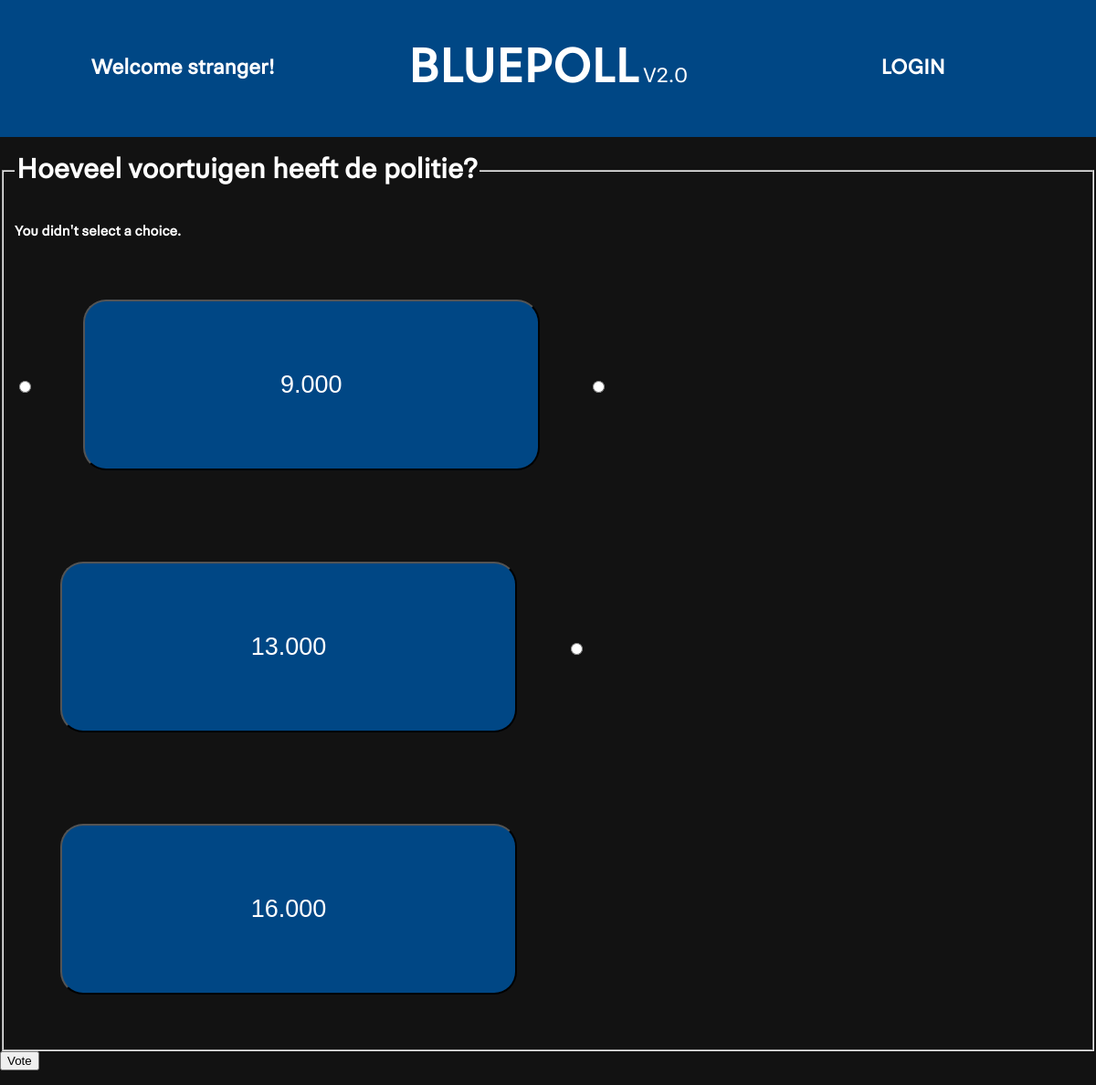
/polls/3/vote/, run on the app's committed database.
### polls/models.py (models this page shows, shortened)
class Question(models.Model):
    question_text = models.CharField(max_length=200)
    pub_date = models.DateTimeField("date published", default=timezone.now)
    voters = models.ManyToManyField(User, through="Vote")
    sequence = models.ForeignKey(Sequence, on_delete=models.CASCADE)
    def was_published_recently(self):
        now = timezone.now()
        return now - datetime.timedelta(days=1) <= self.pub_date <= now
    was_published_recently.admin_order_field = 'pub_date'
    was_published_recently.boolean = True
    was_published_recently.short_description = 'Published recently?'

class Choice(models.Model):
    question = models.ForeignKey(Question, on_delete=models.CASCADE)
    choice_text = models.CharField(max_length=200)

### polls/views.py (the view, shortened to what this page needs)
# urls.py: path('<int:question_id>/vote/', views.vote, name='vote'),
def vote(request, question_id):
    question = get_object_or_404(Question, pk=question_id)
    try:
        selected_choice = question.choice_set.get(pk=request.POST['choice'])
    except (KeyError, Choice.DoesNotExist):
        return render(request, 'polls/detail.html', {
            'question': question,
            'error_message': "You didn't select a choice.",
        })

### polls/templates/polls/detail.html (shortened to what this page needs)
{% load static %}
<link rel="stylesheet" href="{% static 'polls/style.css' %}">
<head>
    <div class="header">
        <div class="container">
            {% if user.is_authenticated %}
            <div class="container_item"><b><span class="center">Hey {{user}}!</span></b></div>
            {% else %}
            <div class="container_item"><b><span class="center">Welcome stranger!</span></b></div>
            {% endif %}
            <div class="container_item"><b><span class="center" style="font-size: 55px;"><a href="{% url 'polls:index' %}">BLUEPOLL</a></span></b> V2.0</div>
            {% if user.is_authenticated %}
            <div class="container_item"><b><span class="center"><a href="/members/logout_user">LOGOUT</a></span></b></div>
            {% else %}
            <div class="container_item"><b><span class="center"><a href="/members/login_user">LOGIN</a></span></b></div>
            {% endif %}
        </div>
    </div>
</head>
<body>
    <form action="{% url 'polls:vote' question.id %}" method="post">
        <fieldset>
            <legend><h1>{{ question.question_text }}</h1></legend>
            {% if error_message %}<p><strong>{{ error_message }}</strong></p>{% endif %}
            {% for choice in question.choice_set.all %}
                <input type="radio" name="choice" id="choice{{ forloop.counter }}" value="{{ choice.id }}">
                <input type="button" name="choice" id="choice{{ forloop.counter }}" value="{{ choice.choice_text }}" class="poll_item">
            {% endfor %}
        </fieldset>
        <input type="submit" value="Vote">
    </form>
</body>

### polls/static/polls/style.css (style rules this page uses)
html, body { margin: 0; padding: 0px; border: 0px; font-size: 100%; font: inherit; vertical-align: baseline; font-family: PolitieSans,Arial,sans-serif; color: white; }
a { color: white; text-decoration: none; }
.header { text-align: center; background: #004785; height: 150px; width: 100%; }
.container { height: 100%; width:100%; font-size: 0; }
.container_item { display: inline-block; vertical-align: top; width: 33.3%; height: 100%; font-size: 1.5rem; color: white; text-align:center; justify-content: center; }
.poll_item { display: inline-block; background-color: #004785; color: white; border-radius: 25px; height: 187px; width : 500px; margin: 50px; text-align: center; vertical-align: center; text-decoration: none; cursor: auto; font-size: 27; }
.center { height: 100%; display: inline-flex; align-items: center; }
body { background-color: #121212; }

### data on the page
Question: question_text "Hoeveel voortuigen heeft de politie?"
Choice: choice "9.000"
Choice: choice "13.000"
Choice: choice "16.000"

### other printed values
{{ error_message }} "You didn't select a choice."
